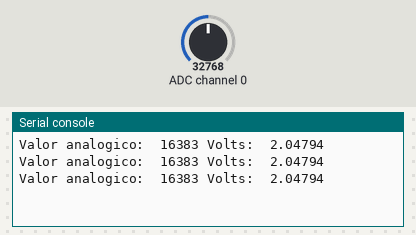
A program run on a simulated CircuitPython board. Parts: the last lines printed to the serial console. The inputs (shaded band) are chosen by the test bench; at power-on: ADC channel 0 = 32768 (analog values on the 0–65535 scale).

Above: at 1.2 s.
1.3 s: ADC channel 0 set to 45874
At 2.0 s:
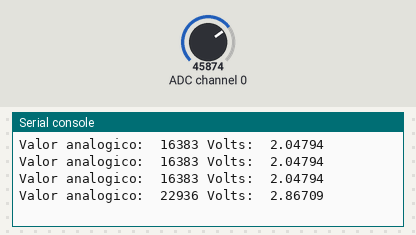
2.8 s: ADC channel 0 set to 57670
At 3.5 s:
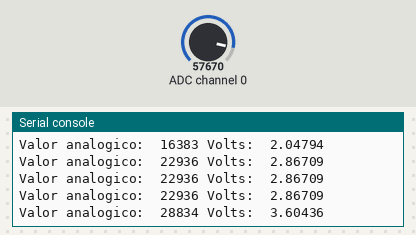
Timing chart, 0 to 5.8 s (numbered marks = the images above; inputs shaded):
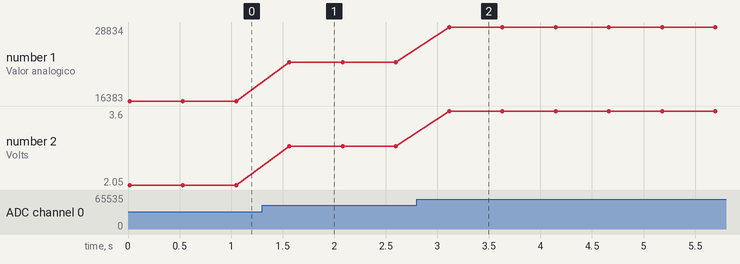

The program:

Codigo.py
```python
import board
import time
import busio
import adafruit_ads1x15.ads1115 as ADS
from adafruit_ads1x15.analog_in import AnalogIn


i2c = busio.I2C(board.SCL, board.SDA)


ads = ADS.ADS1115(i2c)

# Define el canal de lectura
channel = AnalogIn(ads, ADS.P0)

# Lectura continua
while True:
    print("Valor analogico: ", channel.value, "Volts: ", channel.voltage)
    time.sleep(0.5)
```

Measured:
- after the input at 1.3 s, the serial console: prints a new line after 0.27 s (image 1)
- after the input at 2.8 s, the serial console: prints a new line after 0.32 s (image 2)
- plotted number 1: 16383 → 22936 after the input at 1.3 s, 22936 → 28834 after the input at 2.8 s
- plotted number 2: 2.05 → 2.87 after the input at 1.3 s, 2.87 → 3.6 after the input at 2.8 s
